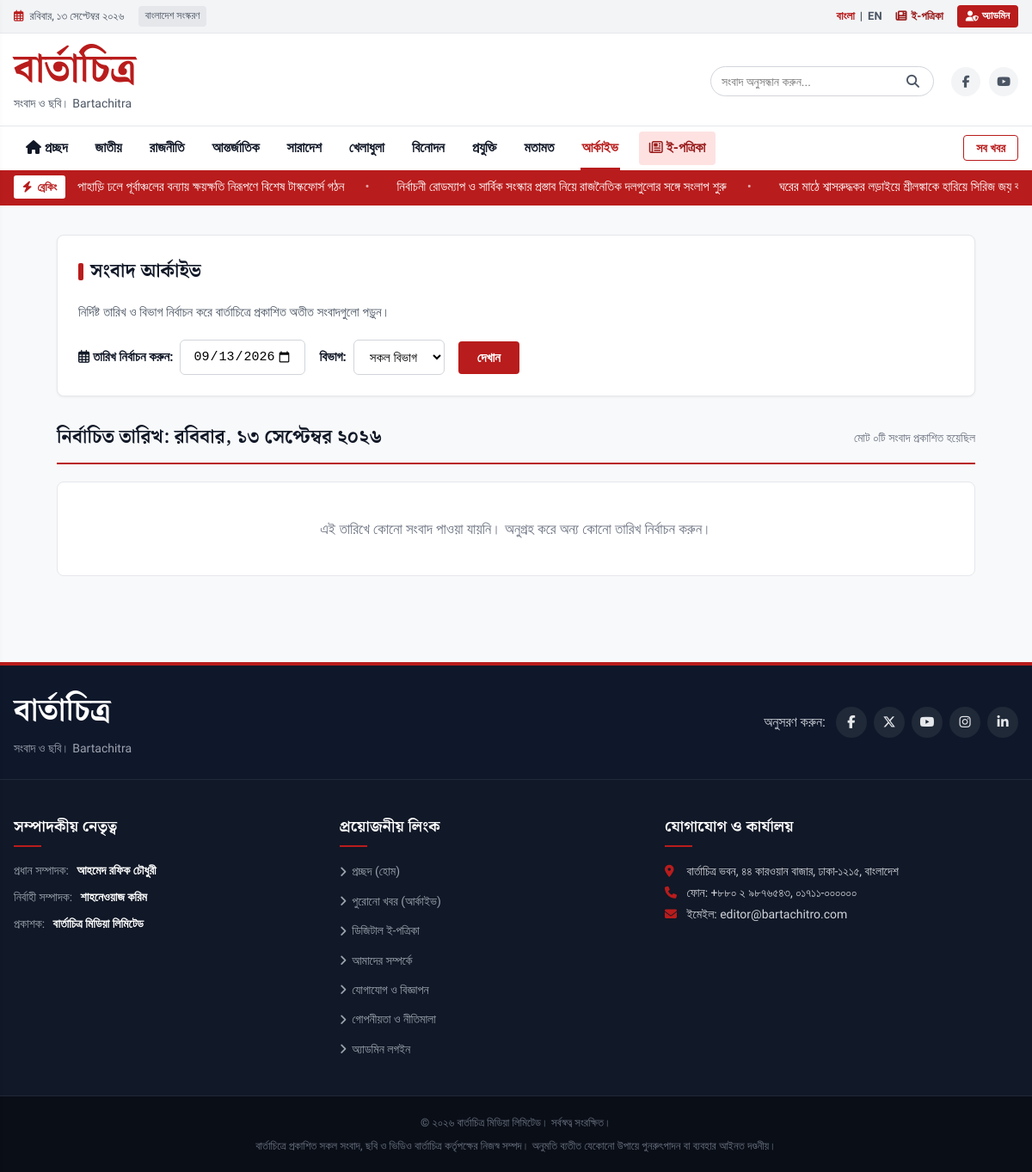
/bartachitro/archive.php, run on the app's committed database.
### tables this page shows
CREATE TABLE IF NOT EXISTS `categories` (
  `id` INT UNSIGNED NOT NULL AUTO_INCREMENT,
  `name` VARCHAR(100) NOT NULL,
  `slug` VARCHAR(100) NOT NULL UNIQUE,
  `name_en` VARCHAR(100) NOT NULL,
  `description` TEXT DEFAULT NULL,
  `display_order` INT NOT NULL DEFAULT 0,
  `status` ENUM('active', 'inactive') NOT NULL DEFAULT 'active',
  `created_at` DATETIME NOT NULL DEFAULT CURRENT_TIMESTAMP,
  PRIMARY KEY (`id`)
);

CREATE TABLE IF NOT EXISTS `news` (
  `id` INT UNSIGNED NOT NULL AUTO_INCREMENT,
  `category_id` INT UNSIGNED NOT NULL,
  `author_id` INT UNSIGNED DEFAULT 1,
  `author_name` VARCHAR(100) NOT NULL DEFAULT 'বার্তাচিত্র ডেস্ক',
  `title` VARCHAR(255) NOT NULL,
  `slug` VARCHAR(255) NOT NULL UNIQUE,
  `summary` TEXT NOT NULL,
  `content` LONGTEXT NOT NULL,
  `featured_image` VARCHAR(255) NOT NULL,
  `image_caption` VARCHAR(255) DEFAULT NULL,
  `video_url` VARCHAR(500) DEFAULT NULL,
  `status` ENUM('published', 'draft', 'archived') NOT NULL DEFAULT 'published',
  `is_featured` TINYINT(1) NOT NULL DEFAULT 0,
  `is_breaking` TINYINT(1) NOT NULL DEFAULT 0,
  `views` INT UNSIGNED NOT NULL DEFAULT 0,
  `published_at` DATETIME NOT NULL DEFAULT CURRENT_TIMESTAMP,
  `created_at` DATETIME NOT NULL DEFAULT CURRENT_TIMESTAMP,
  `updated_at` DATETIME DEFAULT CURRENT_TIMESTAMP ON UPDATE CURRENT_TIMESTAMP,
  `seo_title` VARCHAR(255) DEFAULT NULL,
  `seo_description` TEXT DEFAULT NULL,
  `seo_keywords` VARCHAR(255) DEFAULT NULL,
  PRIMARY KEY (`id`),
  KEY `idx_category` (`category_id`),
  KEY `idx_status_published` (`status`, `published_at`),
  KEY `idx_is_featured` (`is_featured`),
  KEY `idx_is_breaking` (`is_breaking`),
  CONSTRAINT `fk_news_category` FOREIGN KEY (`category_id`) REFERENCES `categories` (`id`) ON DELETE CASCADE
);

### bartachitro/includes/functions.php (called while the page is built, shortened)
<?php
function bnNum($number): string {
    $en = ['0', '1', '2', '3', '4', '5', '6', '7', '8', '9'];
    $bn = ['০', '১', '২', '৩', '৪', '৫', '৬', '৭', '৮', '৯'];
    return str_replace($en, $bn, (string)$number);
}
function bnDate($datetime, $showTime = true): string {
    $timestamp = is_numeric($datetime) ? $datetime : strtotime($datetime);
    $monthsEn = ['January', 'February', 'March', 'April', 'May', 'June', 'July', 'August', 'September', 'October', 'November', 'December'];
    $monthsBn = ['জানুয়ারি', 'ফেব্রুয়ারি', 'মার্চ', 'এপ্রিল', 'মে', 'জুন', 'জুলাই', 'আগস্ট', 'সেপ্টেম্বর', 'অক্টোবর', 'নভেম্বর', 'ডিসেম্বর'];
    $daysEn = ['Saturday', 'Sunday', 'Monday', 'Tuesday', 'Wednesday', 'Thursday', 'Friday'];
    $daysBn = ['শনিবার', 'রবিবার', 'সোমবার', 'মঙ্গলবার', 'বুধবার', 'বৃহস্পতিবার', 'শুক্রবার'];
    $dayName = $daysBn[array_search(date('l', $timestamp), $daysEn)];
    $dayNum  = bnNum(date('j', $timestamp));
    $month   = $monthsBn[array_search(date('F', $timestamp), $monthsEn)];
    $year    = bnNum(date('Y', $timestamp));
    $dateStr = "{$dayNum} {$month} {$year}";
    return "{$dayName}, {$dateStr}";
}
function getCategories(): array {
    static $cats = null;
    if ($cats === null) {
        try {
            $db = getDB();
            $stmt = $db->query("SELECT * FROM `categories` WHERE `status` = 'active' ORDER BY `display_order` ASC");
            $cats = $stmt->fetchAll();
        } catch (Exception $e) {
            $cats = [];
        }
    }
    return $cats;
}
function getBreakingNews(int $limit = 5): array {
    try {
        $db = getDB();
        $stmt = $db->prepare("SELECT id, title, slug, published_at FROM news WHERE status = 'published' AND is_breaking = 1 ORDER BY published_at DESC LIMIT :limit");
        $stmt->bindValue(':limit', $limit, PDO::PARAM_INT);
        $stmt->execute();
        return $stmt->fetchAll();
    } catch (Exception $e) {
        return [];
    }
}
function e(?string $string): string {
    return htmlspecialchars($string ?? '', ENT_QUOTES, 'UTF-8');
}

### bartachitro/archive.php (the view, shortened to what this page needs)
<?php
require_once __DIR__ . '/includes/functions.php';
$db = getDB();
$selectedDate = $_GET['date'] ?? date('Y-m-d');
$sql = "SELECT n.*, c.name as category_name, c.slug as category_slug
        FROM news n
        JOIN categories c ON n.category_id = c.id
        WHERE n.status = 'published' AND DATE(n.published_at) = :selected_date";
$params = [':selected_date' => $selectedDate];
$sql .= " ORDER BY n.published_at DESC";
$stmt = $db->prepare($sql);
$stmt->execute($params);
$archiveNews = $stmt->fetchAll();
include __DIR__ . '/includes/header.php';
?>
<div class="container" style="max-width:1100px;margin-top:10px;margin-bottom:60px;">
    <div style="background:#ffffff;border:1px solid #e5e7eb;border-radius:8px;padding:24px;box-shadow:var(--shadow-sm);margin-bottom:30px;">
        <h1 class="section-title" style="margin-bottom:16px;">সংবাদ আর্কাইভ</h1>
        <p style="color:#4b5563;margin-bottom:20px;font-size:15px;">নির্দিষ্ট তারিখ ও বিভাগ নির্বাচন করে বার্তাচিত্রে প্রকাশিত অতীত সংবাদগুলো পড়ুন।</p>
        <form action="<?= BASE_URL ?>/archive.php" method="GET" style="display:flex;align-items:center;gap:16px;flex-wrap:wrap;">
            <div style="display:flex;align-items:center;gap:8px;">
                <label for="archiveDate" style="font-weight:600;font-size:15px;"><i class="fa-regular fa-calendar-days text-red"></i> তারিখ নির্বাচন করুন:</label>
                <input type="date" id="archiveDate" name="date" value="<?= e($selectedDate) ?>" max="<?= date('Y-m-d') ?>" style="padding:10px 14px;border:1px solid #d1d5db;border-radius:6px;font-size:15px;">
            </div>
            <div style="display:flex;align-items:center;gap:8px;">
                <label for="archiveCat" style="font-weight:600;font-size:15px;">বিভাগ:</label>
                <select id="archiveCat" name="cat" style="padding:10px 14px;border:1px solid #d1d5db;border-radius:6px;font-size:15px;background:#ffffff;">
                    <option value="">সকল বিভাগ</option>
                </select>
            </div>
            <button type="submit" class="admin-badge-btn" style="padding:10px 22px;font-size:15px;background:#b91c1c;border:none;cursor:pointer;">
                দেখান
            </button>
        </form>
    </div>
    <div style="display:flex;justify-content:space-between;align-items:center;margin-bottom:20px;border-bottom:2px solid #b91c1c;padding-bottom:10px;">
        <h2 style="font-family:var(--font-display);font-size:22px;font-weight:700;">
            নির্বাচিত তারিখ: <?= bnDate($selectedDate, false) ?>
        </h2>
        <span style="font-size:14px;color:#6b7280;">মোট <?= bnNum(count($archiveNews)) ?>টি সংবাদ প্রকাশিত হয়েছিল</span>
    </div>
    <?php if (!empty($archiveNews)): ?>
        <div class="news-cards-grid-4">
            <?php foreach ($archiveNews as $item): ?>
            <article class="news-card-standard">
                <div class="news-card-thumb">
                    <a href="<?= BASE_URL ?>/article.php?slug=<?= e($item['slug']) ?>">
                        <img src="<?= e($item['featured_image']) ?>" alt="<?= e($item['title']) ?>" loading="lazy">
                    </a>
                </div>
                <div class="news-card-content">
                    <span class="news-card-category"><?= e($item['category_name']) ?></span>
                    <h3 class="news-card-title">
                        <a href="<?= BASE_URL ?>/article.php?slug=<?= e($item['slug']) ?>">
                            <?= e($item['title']) ?>
                        </a>
                    </h3>
                    <div class="news-card-meta">
                        <i class="fa-regular fa-clock"></i> <?= bnDate($item['published_at']) ?>
                    </div>
                </div>
            </article>
            <?php endforeach; ?>
        </div>
    <?php else: ?>
        <div style="background:#ffffff;border:1px solid #e5e7eb;border-radius:8px;padding:40px;text-align:center;">
            <p style="font-size:17px;color:#6b7280;">এই তারিখে কোনো সংবাদ পাওয়া যায়নি। অনুগ্রহ করে অন্য কোনো তারিখ নির্বাচন করুন।</p>
        </div>
    <?php endif; ?>
</div>
<?php include __DIR__ . '/includes/footer.php'; ?>

### bartachitro/includes/navbar.php
<?php
$currentCategorySlug = $_GET['slug'] ?? '';
$currentPage = basename($_SERVER['PHP_SELF'], '.php');
?>
<nav class="main-navbar" id="mainNavbar">
    <div class="container navbar-inner">
        <ul class="nav-links">
            <li class="<?= ($currentPage === 'index' && empty($currentCategorySlug)) ? 'active' : '' ?>">
                <a href="<?= BASE_URL ?>/" title="হোম"><i class="fa-solid fa-house"></i> প্রচ্ছদ</a>
            </li>
            <?php foreach ($categories as $cat): ?>
                <li class="<?= ($currentCategorySlug === $cat['slug']) ? 'active' : '' ?>">
                    <a href="<?= BASE_URL ?>/category.php?slug=<?= e($cat['slug']) ?>">
                        <?= e($cat['name']) ?>
                    </a>
                </li>
            <?php endforeach; ?>
            <li class="<?= ($currentPage === 'archive') ? 'active' : '' ?>">
                <a href="<?= BASE_URL ?>/archive.php">আর্কাইভ</a>
            </li>
            <li class="nav-epaper <?= ($currentPage === 'epaper') ? 'active' : '' ?>">
                <a href="<?= BASE_URL ?>/epaper.php"><i class="fa-regular fa-newspaper"></i> ই-পত্রিকা</a>
            </li>
        </ul>
        <div class="nav-secondary-action">
            <a href="<?= BASE_URL ?>/category.php?slug=all" class="nav-all-news">সব খবর</a>
        </div>
    </div>
</nav>

### bartachitro/includes/breaking-news.php
<?php
$breakingItems = getBreakingNews(6);
?>
<?php if (!empty($breakingItems)): ?>
<div class="breaking-ticker-wrap">
    <div class="container breaking-inner">
        <div class="breaking-badge">
            <span class="badge-pulse"><i class="fa-solid fa-bolt"></i></span>
            <span class="badge-text">ব্রেকিং</span>
        </div>
        <div class="ticker-content" id="breakingTickerTrack">
            <ul class="ticker-list">
                <?php foreach ($breakingItems as $item): ?>
                    <li class="ticker-item">
                        <a href="<?= BASE_URL ?>/article.php?slug=<?= e($item['slug']) ?>">
                            <?= e($item['title']) ?>
                        </a>
                        <span class="ticker-dot">•</span>
                    </li>
                <?php endforeach; ?>
            </ul>
        </div>
    </div>
</div>
<?php endif; ?>

### bartachitro/assets/css/style.css (style rules this page uses)
:root { --primary-red: #b91c1c; --dark-red: #991b1b; --deep-red: #7f1d1d; --accent-gold: #f59e0b; --text-main: #111827; --text-muted: #4b5563; --text-light: #9ca3af; --bg-page: #f8f9fa; --bg-card: #ffffff; --border-color: #e5e7eb; --border-dark: #d1d5db; --font-display: 'Noto Serif Bengali', serif; --font-ui: 'Hind Siliguri', -apple-system, BlinkMacSystemFont, sans-serif; --shadow-sm: 0 1px 3px rgba(0,0,0,0.06); --shadow-md: 0 4px 6px -1px rgba(0,0,0,0.08); --max-width: 1240px; }
*, *::before, *::after { box-sizing: border-box; margin: 0; padding: 0; }
body { font-family: var(--font-ui); background-color: var(--bg-page); color: var(--text-main); line-height: 1.65; font-size: 16px; -webkit-font-smoothing: antialiased; }
a { color: inherit; text-decoration: none; transition: color 0.2s ease; }
.container { width: 100%; max-width: var(--max-width); margin-left: auto; margin-right: auto; padding-left: 16px; padding-right: 16px; }
.admin-badge-btn { background-color: var(--primary-red); color: #ffffff !important; padding: 3px 10px; border-radius: 4px; font-size: 12px; font-weight: 600; display: inline-flex; align-items: center; gap: 4px; }
.main-navbar { background: #ffffff; border-top: 1px solid var(--border-color); }
.navbar-inner { display: flex; justify-content: space-between; align-items: center; }
.nav-links { list-style: none; display: flex; align-items: center; flex-wrap: wrap; gap: 4px; }
.nav-links li a { display: block; padding: 12px 14px; font-size: 16px; font-weight: 600; color: var(--text-main); position: relative; }
.nav-links li.active a, .nav-links li a:hover { color: var(--primary-red); }
.nav-links li.active a::after { content: ''; position: absolute; bottom: 0; left: 12px; right: 12px; height: 3px; background: var(--primary-red); }
.nav-links li.nav-epaper a { color: var(--dark-red); background: #fee2e2; border-radius: 4px; margin-left: 6px; padding: 6px 12px; }
.nav-all-news { font-size: 14px; font-weight: 600; color: var(--primary-red); border: 1px solid var(--primary-red); padding: 6px 14px; border-radius: 4px; transition: all 0.2s; }
.breaking-ticker-wrap { background-color: var(--primary-red); color: #ffffff; padding: 6px 0; overflow: hidden; }
.breaking-inner { display: flex; align-items: center; gap: 14px; }
.breaking-badge { background: #ffffff; color: var(--primary-red); font-weight: 800; font-size: 13px; padding: 3px 10px; border-radius: 3px; display: flex; align-items: center; gap: 6px; white-space: nowrap; flex-shrink: 0; }
.badge-pulse i { color: var(--primary-red); animation: pulse 1.5s infinite; }
.ticker-content { overflow: hidden; position: relative; width: 100%; }
.ticker-list { display: flex; list-style: none; white-space: nowrap; animation: ticker-scroll 28s linear infinite; }
.ticker-item { display: inline-flex; align-items: center; font-size: 15px; font-weight: 500; padding-right: 32px; }
.ticker-item a { color: #ffffff; }
.ticker-dot { margin-left: 24px; color: rgba(255,255,255,0.6); }
.section-title { font-family: var(--font-display); font-size: 22px; font-weight: 800; color: var(--text-main); display: flex; align-items: center; gap: 8px; }
.section-title::before { content: ''; display: inline-block; width: 6px; height: 20px; background: var(--primary-red); border-radius: 2px; }

### data on the page
categories: name "জাতীয়"
categories: name "রাজনীতি"
categories: name "আন্তর্জাতিক"
categories: name "সারাদেশ"
categories: name "খেলাধুলা"
categories: name "বিনোদন"
categories: name "প্রযুক্তি"
categories: name "মতামত"
news: title "পাহাড়ি ঢলে পূর্বাঞ্চলের বন্যায় ক্ষয়ক্ষতি নিরূপণে বিশেষ টাস্কফোর্স গঠন"
news: title "নির্বাচনী রোডম্যাপ ও সার্বিক সংস্কার প্রস্তাব নিয়ে রাজনৈতিক দলগুলোর সঙ্গে সংলাপ শুরু"
news: title "ঘরের মাঠে শ্বাসরুদ্ধকর লড়াইয়ে শ্রীলঙ্কাকে হারিয়ে সিরিজ জয়…"

### other printed values
$currentDateBn "রবিবার, ১৩ সেপ্টেম্বর ২০২৬"
getSetting('tagline', APP_TAGLINE) "সংবাদ ও ছবি। Bartachitra"
bnNum(count($archiveNews)) "০"
getSetting('editor_name', 'আহমেদ রফিক চৌধুরী') "আহমেদ রফিক চৌধুরী"
getSetting('executive_editor', 'শাহনেওয়াজ করিম') "শাহনেওয়াজ করিম"
getSetting('phone', '+৮৮০ ২ ৯৮৭৬৫৪৩') "+৮৮০ ২ ৯৮৭৬৫৪৩, ০১৭১১-০০০০০০"
getSetting('email', 'editor@bartachitro.com') "editor@bartachitro.com"
